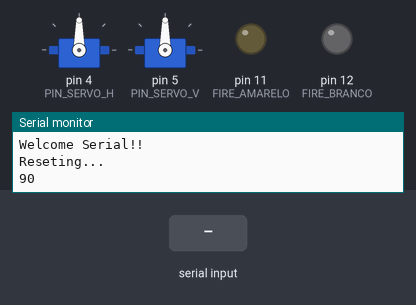
A sketch run on a simulated Arduino Uno, built with avr-gcc and run on an emulated ATmega328P. Shown: 2 × servo, output pins drawn as LEDs (lit = HIGH), the last lines printed to the serial monitor. Inputs (shaded band) come from the test bench.

Above: at 1.2 s.
1.3 s: "W" received over Serial
3.2 s: "F" received over the second serial link
At 3.28 s:
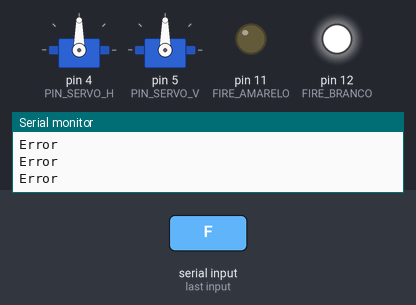
4.8 s: "W" received over the second serial link
6.3 s: "S" received over the second serial link
Timing chart, 0 to 8.8 s (numbered marks = the images above; inputs shaded):
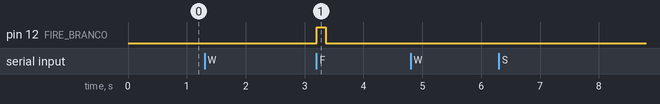

The sketch:

Codigo_Arduino_Canhao.ino
```cpp
#include <SoftwareSerial.h>
#include <Servo.h>

Servo myservo_H;
Servo myservo_V;

SoftwareSerial mySerial(2, 3); // RX, TX

const int PIN_SERVO_V = 5;
const int PIN_SERVO_H = 4;

const int FIRE_BRANCO = 12;
const int FIRE_AMARELO = 11;

int pos = 0 ;
int pos_H = 0;
int pos_V = 0;

char c;

void ServoOn(){
  myservo_H.attach(PIN_SERVO_H);
  myservo_V.attach(PIN_SERVO_V);
}

void ServoOff(){
  myservo_H.detach();
  myservo_V.detach();
}

void resetServos(){
  ServoOn();
  Serial.println("Reseting...");
  pos_V = myservo_H.read();
  pos_H = myservo_V.read();
  Serial.println(pos_V, DEC);
  myservo_H.write(90);
  myservo_V.write(90);
  ServoOff();
}

void moveDown(Servo s, int velocidade){
  ServoOn();
  Serial.println("Moving Down");
  pos_V = s.read();
  Serial.println(pos_V, DEC);
  for(pos = pos_V; pos < pos_V+10 && pos < 180 ; pos += velocidade)  // goes from 0 degrees to 180 degrees
  {
    Serial.println(pos, DEC);
    s.write(pos);
    delay(15);
  }
  ServoOff();
}

void moveUp(Servo s, int velocidade){
  ServoOn();
  Serial.println("Moving up");
  pos_V = s.read();
  Serial.println(pos_V, DEC);
  for(pos = pos_V; pos > pos_V-10 && pos > 0 ; pos -= velocidade)  // goes from 0 degrees to 180 degrees
  {
    Serial.println(pos, DEC);
    s.write(pos);
    delay(15);
  }
  ServoOff();
}


void fire_works(){
  pinMode(FIRE_AMARELO, OUTPUT);
  pinMode(FIRE_BRANCO, OUTPUT);
  digitalWrite(FIRE_AMARELO,  LOW);
  digitalWrite(FIRE_BRANCO, HIGH);
  delay(150);
  digitalWrite(FIRE_AMARELO,  LOW);
  digitalWrite(FIRE_BRANCO, LOW);
  delay(800);
}


void fire(){
  ServoOff();
  Serial.println("Fire!!!");
  digitalWrite(FIRE_AMARELO,  HIGH);
  digitalWrite(FIRE_BRANCO, LOW);
  delay(500);
  digitalWrite(FIRE_AMARELO,  LOW);
  digitalWrite(FIRE_BRANCO, LOW);
}

void setup()
{
  //Serial debug usb
  Serial.begin(9600);
  Serial.println("Welcome Serial!!");

  pinMode(FIRE_AMARELO, OUTPUT);
  pinMode(FIRE_AMARELO, OUTPUT);

  // Bluetooth
  mySerial.begin(9600);
  mySerial.println("Welcome BlueTooth!!");

  resetServos();
}

void loop()
{
  if (Serial.available() > 0) {
    mySerial.println("Reading...");

    //c=Serial.read();
    c=mySerial.read();

    if (c == 'W')
    {
      moveUp(myservo_V, 1);
    }
    else if (c == 'S')
    {
      moveDown(myservo_V, 1);
    }
    else if (c == 'D')
    {
      moveUp(myservo_H, 1);
    }
    else if (c == 'A')
    {
      moveDown(myservo_H, 1);
    }
    else if (c == 'Z')
    {
      resetServos();
    }
    else if (c == 'F')
    {
      fire_works();
    }
    else
    {
      Serial.println("Error");
    }
  }
}
```

Measured:
- after the input at 3.2 s, pin 12 (FIRE_BRANCO): LOW → HIGH at once, → LOW 0.15 s later
